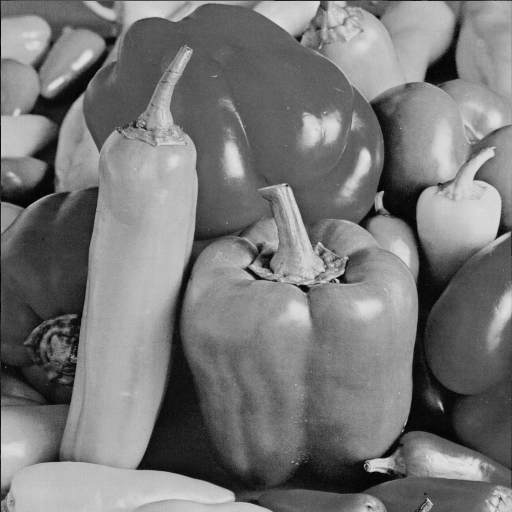
#> input picture DISP8_code/peppers.bmp, 512 x 512 px; the run also reads 1 picture not shown here
$ python HarrisCorner.py
#> lines starting #> are read from the running program, lines starting #| are printed output that depends on the picture
import numpy as np
import cv2 as cv
import matplotlib.pyplot as plt
from scipy.signal import convolve2d

def CornerDetection(img_file):
#> called with img_file = 'peppers.bmp'
    img = cv.imread(img_file, cv.IMREAD_GRAYSCALE)
#> img is the input picture: shape (512, 512); min 0, max 227, mean 119.8

    # step 1: doing the difference
    k = np.array([[0,0,0],
                [1,0,-1],
                [0,0,0]])

    I_x = convolve2d(img, k, mode='same')
    # print(I_x[:4, :4])
    k = np.array([[0,1,0],
                [0,0,0],
                [0,-1,0]])

    I_y = convolve2d(img, k, mode='same')

    # step 2: compute the M  = | A C |
    #                          | C B |

    x = np.linspace(-10, 10, 21)
    x, y = np.meshgrid(x, x)

    tau = 3      # choose 1 ~ 5
    w = np.exp(-(x ** 2 + y ** 2) / (2 * (tau ** 2)))  # gaussian filter


    I_x = I_x.astype(np.float32)
    I_y = I_y.astype(np.float32)

    Sxx = I_x * I_x
    Syy = I_y * I_y
    Sxy = I_x * I_y

    A = convolve2d(Sxx, w, mode='same')
    B = convolve2d(Syy, w, mode='same')
    C = convolve2d(Sxy, w, mode='same')


    # step 3 reponse R = Det(M) - K Trace(M) ** 2
    k = 0.04
    R = (A * B - (C ** 2)) - k * ((A + B) ** 2)
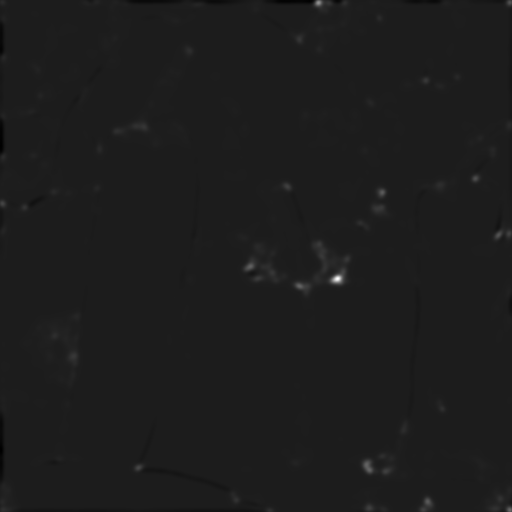
#> R: shape (512, 512) float64; min -1.11e+10, max 8.66e+10, mean 162761387.2; drawn with min black and max white

    # step 4 setup threshold
    # (i) R(m, n) > R(m+a, n+b)       -1<=a,b<=1
    # (ii) R(m, n) > threshold = max(R) / 100

    # Define the range of a and b
    a_range = np.arange(-1, 2)
    b_range = np.arange(-1, 2)
    max = np.max(R)
#> max = 8.66e+10
    # print(max)

    # Create a mask for the condition
    # how to do max in every 3x3 kernel
    # using the roll we can direct do the max in every pos in -1 <= (a, b) <= 1

    R_pad = np.pad(R, ((1,1), (1,1)), mode='constant')
    condition_mask = np.ones_like(R_pad)
    for a in a_range:
        for b in b_range:
            if a == 0 and b == 0:
                continue  # Skip the center element comparison (m, n) vs. (m, n)

            condition_mask *= R_pad >= np.roll(np.roll(R_pad, -a, axis=0), -b, axis=1)
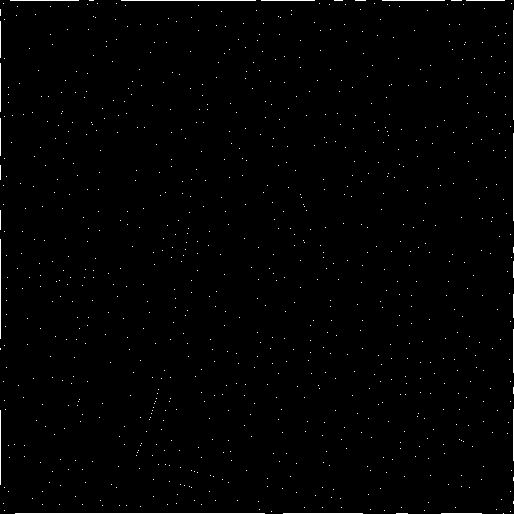
#> condition_mask: shape (514, 514) float64; values 0 (black) and 1 (white), 0.89% white in thin lines or dots

    condition_mask = condition_mask[1:-1, 1:-1]
#> condition_mask: shape (512, 512) float64; values 0 (black) and 1 (white), 0.33% white in thin lines or dots

    mask2 = np.ones_like(R)
    mask2[R < max / 100] = 0

    condition_mask = condition_mask * mask2
#> condition_mask: shape (512, 512) float64; values 0 (black) and 1 (white), 0.05% white in thin lines or dots
    x, y = np.where(condition_mask == 1)
#> x = 138 values from 2 to 510; y = 138 values, max 510 at index 5, min 2 at index 0, mean 247.2


    img = cv.imread(img_file, cv.IMREAD_COLOR)
    plt.imshow(img)
    plt.scatter(y, x, marker='*', color='red', s=4)

    plt.show()


if __name__ == "__main__":
    CornerDetection('peppers.bmp')
    CornerDetection('tower.BMP')
#> call 2 of CornerDetection, with img_file = 'tower.BMP'
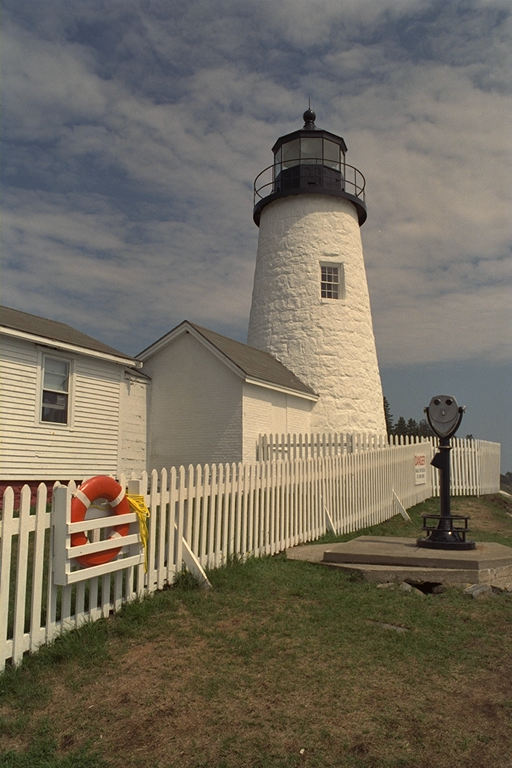
#> input picture DISP8_code/tower.BMP, 512 x 768 px
#> in CornerDetection (call 2), `R = (A * B - (C ** 2)) - k * ((A + B) ** 2)`:
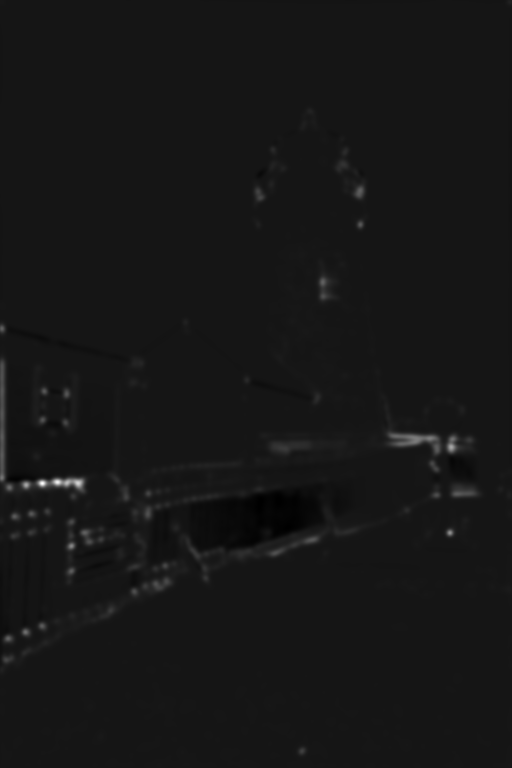
#> R: shape (768, 512) float64; min -9.97e+09, max 1.09e+11, mean 472186332.7; drawn with min black and max white
#> in CornerDetection (call 2), `max = np.max(R)`: max = 1.09e+11
#> after the loop in CornerDetection (call 2), `for a in a_range:`: condition_mask: shape (770, 514) float64; values 0 (black) and 1 (white), 0.72% white in thin lines or dots
#> in CornerDetection (call 2), `condition_mask = condition_mask[1:-1, 1:-1]`: condition_mask: shape (768, 512) float64; values 0 (black) and 1 (white), 0.38% white in thin lines or dots
#> in CornerDetection (call 2), `condition_mask = condition_mask * mask2`:
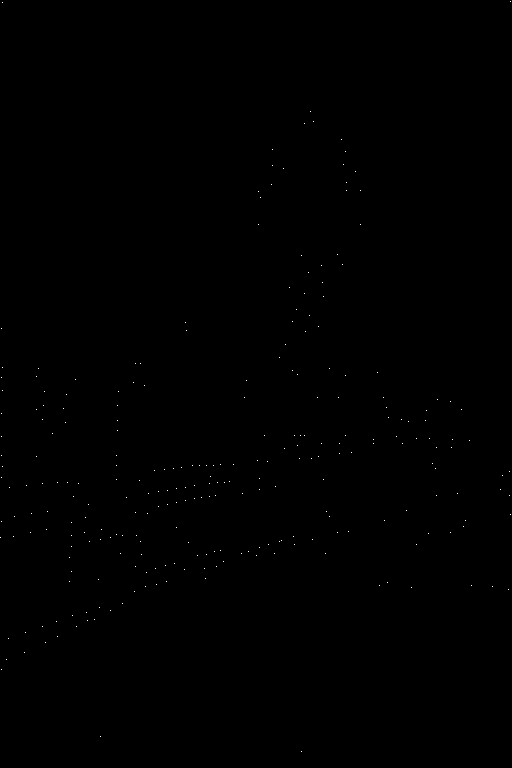
#> condition_mask: shape (768, 512) float64; values 0 (black) and 1 (white), 0.07% white in thin lines or dots
#> in CornerDetection (call 2), `x, y = np.where(condition_mask == 1)`: x = 265 values from 1 to 751; y = 265 values, max 510 at index 0, min 0 at index 197, mean 222.7
#> in CornerDetection, img is the input picture: shape (768, 512, 3); mean B, G, R 94.6, 108.4, 115.8
    CornerDetection('test1.jpg')
#> call 3 of CornerDetection, with img_file = 'test1.jpg'
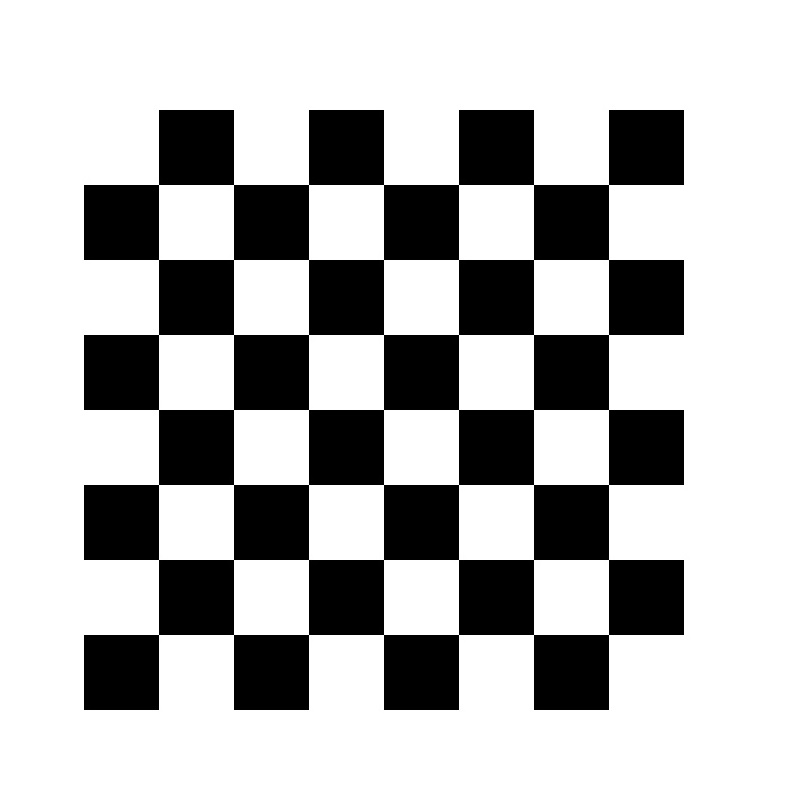
#> input picture DISP8_code/test1.jpg, 800 x 800 px
#> in CornerDetection, img is the input picture: shape (800, 800); min 0, max 255, mean 183.3
#> in CornerDetection (call 3), `B = convolve2d(Syy, w, mode='same')`:
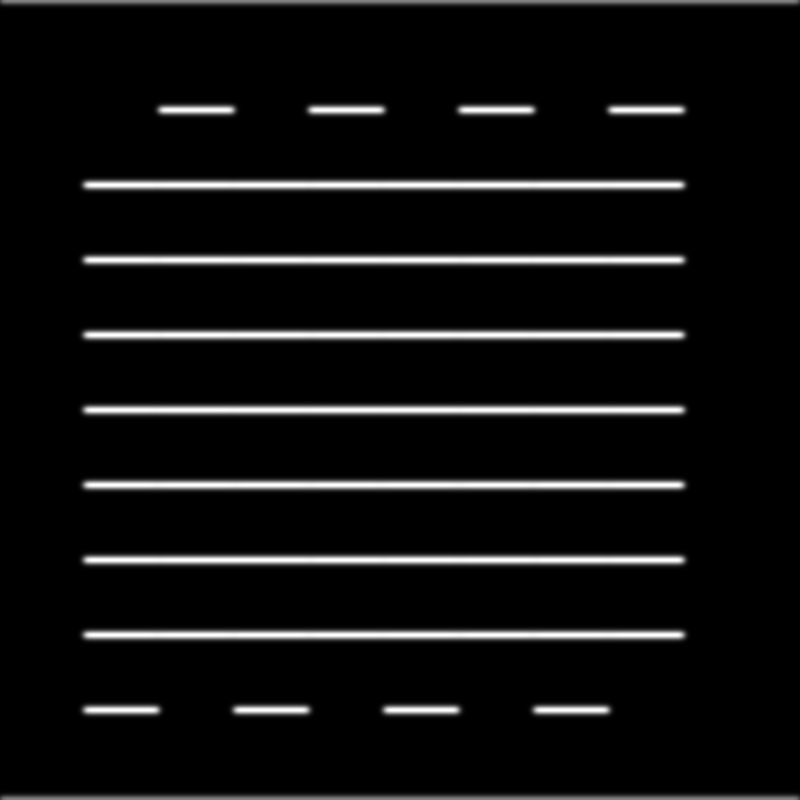
#> B: shape (800, 800) float64; min 0, max 951129.6, mean 60028.5; drawn with min black and max white
#> in CornerDetection (call 3), `max = np.max(R)`: max = 7.53e+11
#> in CornerDetection (call 3), `x, y = np.where(condition_mask == 1)`: x = 83 values from 1 to 798; y = 83 values, max 798 at index 1, min 1 at index 0, mean 384.3
    CornerDetection('building.png')
